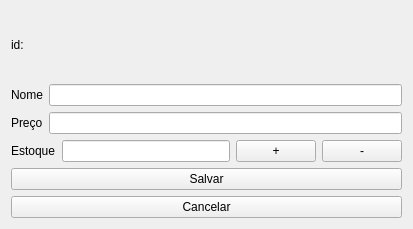
<?xml version="1.0" encoding="UTF-8"?>
<ui version="4.0">
 <class>Form</class>
 <widget class="QWidget" name="Form">
  <property name="geometry">
   <rect>
    <x>0</x>
    <y>0</y>
    <width>413</width>
    <height>229</height>
   </rect>
  </property>
  <property name="windowTitle">
   <string>Form</string>
  </property>
  <layout class="QGridLayout" name="gridLayout">
   <item row="0" column="0">
    <layout class="QVBoxLayout" name="verticalLayout">
     <item>
      <layout class="QHBoxLayout" name="horizontalLayout_4">
       <item>
        <widget class="QLabel" name="id_label_hint">
         <property name="maximumSize">
          <size>
           <width>30</width>
           <height>1000</height>
          </size>
         </property>
         <property name="text">
          <string>id:</string>
         </property>
        </widget>
       </item>
       <item>
        <widget class="QLabel" name="id_label">
         <property name="text">
          <string/>
         </property>
        </widget>
       </item>
      </layout>
     </item>
     <item>
      <layout class="QHBoxLayout" name="horizontalLayout_3">
       <item>
        <widget class="QLabel" name="name_label">
         <property name="text">
          <string>Nome</string>
         </property>
        </widget>
       </item>
       <item>
        <widget class="QLineEdit" name="name_lineEdit"/>
       </item>
      </layout>
     </item>
     <item>
      <layout class="QHBoxLayout" name="horizontalLayout_2">
       <item>
        <widget class="QLabel" name="price_label">
         <property name="text">
          <string>Preço</string>
         </property>
        </widget>
       </item>
       <item>
        <widget class="QLineEdit" name="price_lineEdit"/>
       </item>
      </layout>
     </item>
     <item>
      <layout class="QHBoxLayout" name="horizontalLayout">
       <item>
        <widget class="QLabel" name="stock_label">
         <property name="text">
          <string>Estoque</string>
         </property>
        </widget>
       </item>
       <item>
        <widget class="QLineEdit" name="stock_lineEdit"/>
       </item>
       <item>
        <widget class="QPushButton" name="stock_pushButton_plus">
         <property name="text">
          <string>+</string>
         </property>
        </widget>
       </item>
       <item>
        <widget class="QPushButton" name="stock_pushButton_minus">
         <property name="text">
          <string> - </string>
         </property>
        </widget>
       </item>
      </layout>
     </item>
     <item>
      <widget class="QPushButton" name="save_pushButton">
       <property name="text">
        <string>Salvar</string>
       </property>
      </widget>
     </item>
     <item>
      <widget class="QPushButton" name="cancel_pushButton">
       <property name="text">
        <string>Cancelar</string>
       </property>
      </widget>
     </item>
    </layout>
   </item>
  </layout>
 </widget>
 <resources/>
 <connections/>
</ui>
